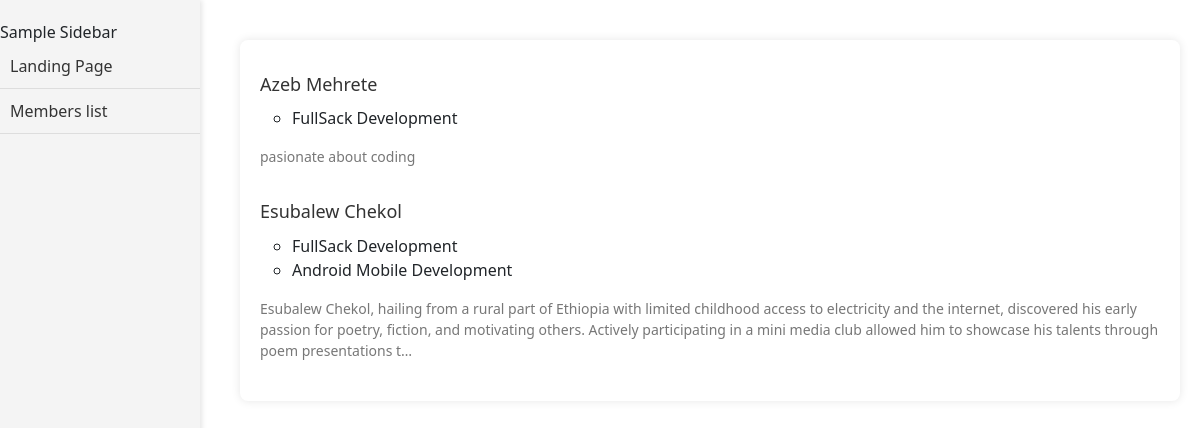
Screenshot of /group/members/ with the database file from the repository.
### group/models.py (models this page shows, shortened)
class Member(models.Model):
    first_name = models.CharField(max_length=50)
    last_name = models.CharField(max_length=50)
    focus_fields = models.ManyToManyField(FocusField, help_text='Fields a member is focusing on', verbose_name='Focus Fields')
    about = models.TextField(help_text='A brief summary about this person')
    class Meta:
        ordering = ['first_name','last_name']

class FocusField(models.Model):
    name = models.CharField(max_length=200, verbose_name='FocusField')

### group/views.py (the view)
# urls.py: path('members/', views.MemberListView.as_view(), name='members')
class MemberListView(generic.ListView):
    model = Member
    context_object_name = 'member_list'

### group/templates/group/member_list.html
{% extends "base.html" %}
{% block content %}
  {% if member_list %}
    <ul class="member-list">
      {% for member in member_list %}
      <li class="member-item">
        <h2><a href="{% url 'members' %}" class="member-name">{{ member.first_name}} {{member.last_name}}</a></h2>
        <p class="fields">
          <ul>
            {% for field in member.focus_fields.all %}
              <li>{{ field.name }}</li>
            {% endfor %}
          </ul>
        </p>
        <p class="about">{{ member.about|truncatechars:300 }}</p>
      </li>
      {% endfor %}
    </ul>
  {% else %}
    <p>There are no members.</p>
  {% endif %}
{% endblock %}

### group/static/css/styles.css (style rules this page uses)
body { font-family: 'Arial', sans-serif; margin: 0; padding: 0; box-sizing: border-box; }
.member-list { list-style-type: none; padding: 0; }
.member-item { margin-bottom: 20px; }
.member-name { font-size: 18px; text-decoration: none; color: #333; }
.fields { font-size: 14px; color: #555; }
.about { margin-top: 10px; font-size: 14px; color: #777; }
.fields { font-size: 14px; color: #555; margin: 0; padding: 0; list-style: none; display: inline; }

### rows the page displays
Member: first_name "Azeb", last_name "Mehrete", about "pasionate about coding"
FocusField: name "FullSack Development"
Member: first_name "Esubalew", last_name "Chekol", about "Esubalew Chekol, hailing from a rural part of Ethiopia with limited childhood access to electricity and the internet, discovered his early passion for poetry, fiction, and motivating others. Actively participating in a mini media club allowed him to showcase his talents through poem presentations t…"
FocusField: name "Android Mobile Development"
